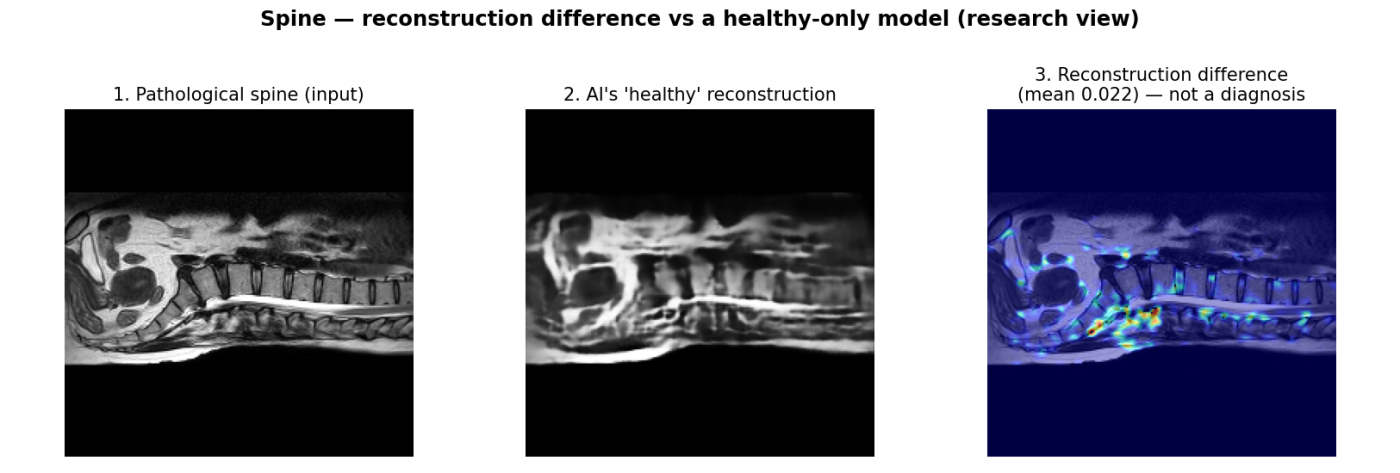
#> input picture assets/failed_anomaly_detector.png, 1400 x 473 px
$ python -i spine_deep_segmentation.py   (imports and definitions only)
#> lines starting #> are read from the running program, lines starting #| are printed output that depends on the picture; after the words box and inside, x2 and y2 are one past the last pixel; in counts of white or black regions, pixels touching at a corner belong together
"""
spine_deep_segmentation.py   --   unsupervised DEEP segmentation for spine MRI

The organisers require spine models that need NO annotations for training. Our
earlier spine segmentation was intensity clustering (k-means, then SLIC), which
is not a learned model and cannot represent structure — it only groups
brightness. This replaces it with a genuinely trained network.

Method: differentiable feature clustering (Kanezaki, "Unsupervised Image
Segmentation by Backpropagation", ICASSP 2018), with a superpixel consistency
prior. A small CNN is optimised directly on the image being segmented:

  1. The CNN maps every pixel to a feature vector over K candidate classes.
  2. Its own argmax is taken as a pseudo-label target.
  3. Two losses are minimised together:
       - feature loss: cross-entropy to that pseudo-label, which sharpens
         each pixel's commitment to one class;
       - continuity loss: L1 between horizontally and vertically neighbouring
         feature maps, which forces spatially coherent regions rather than
         speckle;
       - superpixel prior: each SLIC superpixel is forced to a single label,
         which anchors boundaries to real image edges.
  4. Repeating this collapses K candidate classes down to however many
     distinct structures the image actually supports.

No labels are used at any point — the supervision comes from the image's own
structure. This is self-supervised learning in the strict sense, and it is a
trained neural network, not a clustering heuristic.
"""

import numpy as np
import torch
import torch.nn as nn
import torch.nn.functional as F

# [1 line that did not run here, left out]


class SegNet(nn.Module):
    """Small fully-convolutional network. Deliberately shallow: it is optimised
    per-image in a fraction of a second, so capacity is not the bottleneck —
    the losses are what shape the output."""

    # [23 lines left out: functions __init__, forward, _superpixels, not called in this run]


def _body_mask(img01: np.ndarray) -> np.ndarray:
    """Pixels that are actually the patient, not air.

    A fixed low threshold (we used `> 0.02`) is wrong here, because this runs on
    the CLAHE-enhanced image and CLAHE amplifies background noise far above any
    such cutoff. The network then spent whole classes describing speckle in the
    air outside the body — visible as coloured blobs floating in the background,
    and a waste of the class budget that left real anatomy under-segmented.

    Otsu picks the tissue/air split from the image's own histogram, then we keep
    the largest connected component (the patient) and close small holes so
    interior dark structures — the canal, the airway — stay inside the mask
    rather than being punched out of it.
    """
    import cv2
    u8 = (np.clip(img01, 0, 1) * 255).astype(np.uint8)
    _t, th = cv2.threshold(u8, 0, 255, cv2.THRESH_BINARY + cv2.THRESH_OTSU)
    k = cv2.getStructuringElement(cv2.MORPH_ELLIPSE, (7, 7))
    th = cv2.morphologyEx(th, cv2.MORPH_CLOSE, k, iterations=2)
    n, lab, stats, _c = cv2.connectedComponentsWithStats((th > 0).astype(np.uint8), 8)
    if n > 1:
        biggest = 1 + int(np.argmax(stats[1:, cv2.CC_STAT_AREA]))
        th = (lab == biggest).astype(np.uint8) * 255
    # Fill enclosed holes so the canal and airway count as inside the body — but
    # only SMALL ones. Filling every enclosed region also swallows the large
    # concave pocket under the neck, which is air, and colouring it makes the
    # segmentation look like it is labelling nothing.
    ff = th.copy()
    h, w = ff.shape
    cv2.floodFill(ff, np.zeros((h + 2, w + 2), np.uint8), (0, 0), 255)
    holes = cv2.bitwise_not(ff)
    hn, hlab, hstats, _hc = cv2.connectedComponentsWithStats((holes > 0).astype(np.uint8), 8)
    max_hole = 0.03 * h * w
    keep = np.zeros_like(th)
    for i in range(1, hn):
        if hstats[i, cv2.CC_STAT_AREA] <= max_hole:
            keep[hlab == i] = 255
    m = (th | keep) > 0
    # if Otsu misfires on a very low-contrast scan, fall back rather than
    # returning a mask that covers almost nothing
    return m if m.mean() > 0.02 else (img01 > 0.02)


# [90 lines left out: function segment, not called in this run]


DISTINCT = np.array([
    [66, 135, 245], [80, 200, 120], [240, 170, 60], [220, 90, 90],
    [170, 110, 220], [60, 200, 210], [235, 130, 190], [150, 160, 90],
    [110, 140, 200], [200, 200, 110], [130, 200, 160], [230, 150, 120],
], dtype=np.uint8)


# [118 lines left out: functions vertebra_instances, overlay_instances, colorize, overlay, not called in this run]

>>> import cv2
>>> picture = cv2.imread('../assets/failed_anomaly_detector.png', cv2.IMREAD_GRAYSCALE)
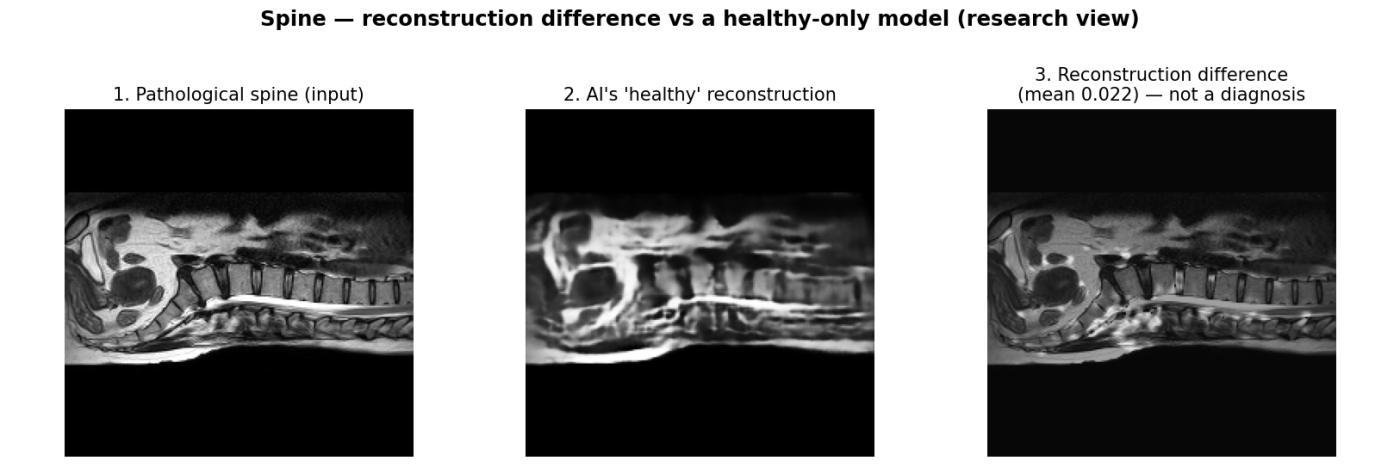
#> picture: shape (473, 1400); min 0, max 255, mean 133.3
>>> result = _body_mask(picture)
#> in _body_mask, `u8 = (np.clip(img01, 0, 1) * 255).astype(np.uint8)`:
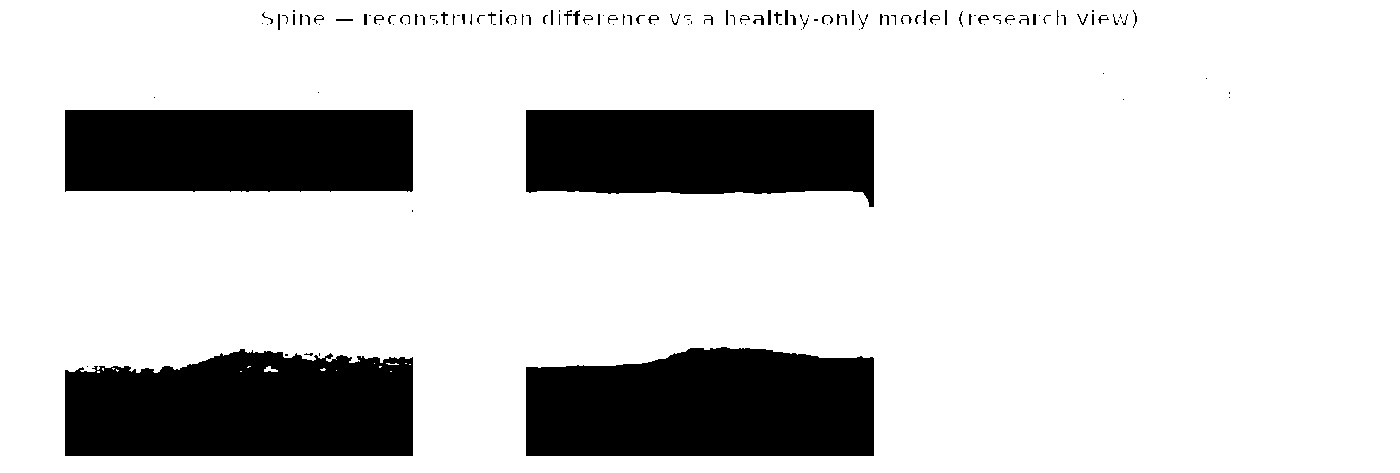
#> u8: shape (473, 1400); 80.9% white; 136 black regions (72 under 20 px), largest, box (x1, y1, x2, y2) and area: (526, 347, 874, 456) 34207, (65, 349, 413, 456) 32911, (526, 110, 874, 207) 28791
#> in _body_mask, `th = cv2.morphologyEx(th, cv2.MORPH_CLOSE, k, iterations=2)`:
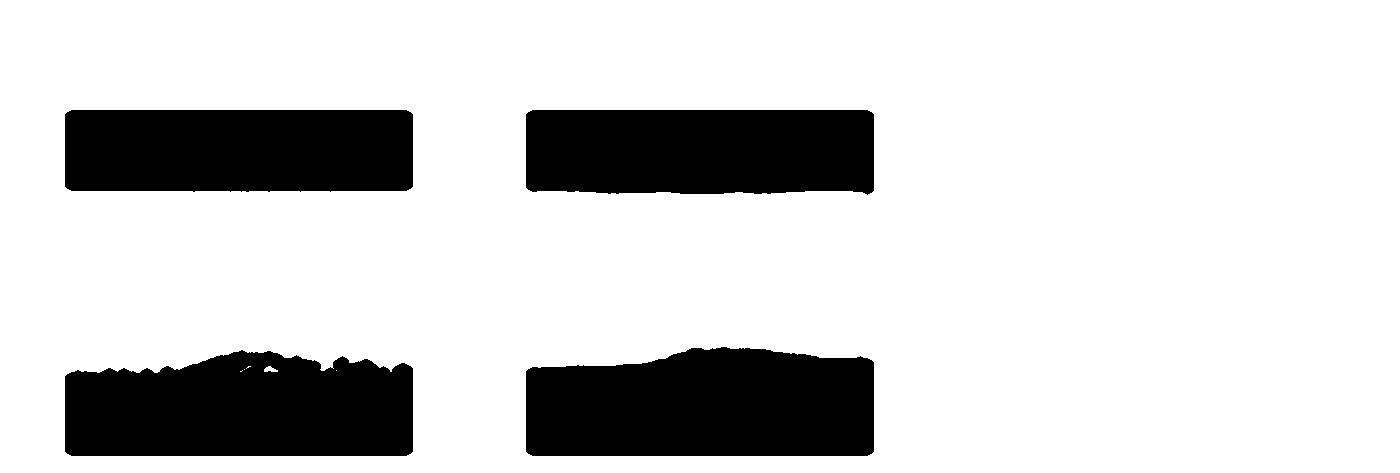
#> th: shape (473, 1400); 81.4% white; 4 black regions, box (x1, y1, x2, y2) and area: (526, 347, 874, 456) 34139, (65, 350, 413, 456) 32138, (526, 110, 874, 195) 28658, (65, 110, 413, 192) 28147
#> in _body_mask, `n, lab, stats, _c = cv2.connectedComponentsWithStats((th > 0).astype(n..`:
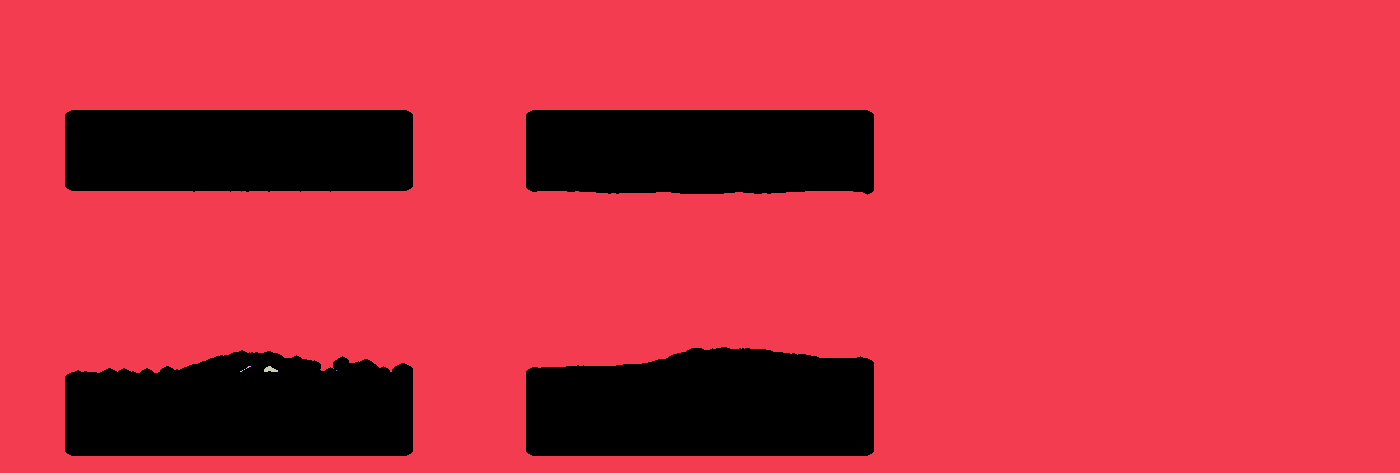
#> lab: shape (473, 1400) int32; 7 distinct labels, from 0 to 6; one colour per label, 0 black
#> in _body_mask, `n, lab, stats, _c = cv2.connectedComponentsWithStats((th > 0).astype(n..`: n = 7; stats = [[65, 110, 809, 346, 123082], [0, 0, 1400, 473, 539052], [246, 366, 5, 3, 6], [264, 366, 14, 6, 55], [244, 369, 1, 1, 1], [240, 370, 3, 2, 3], [336, 370, 1, 1, 1]]
#> in _body_mask, `biggest = 1 + int(np.argmax(stats[1:, cv2.CC_STAT_AREA]))`: biggest = 1
#> in _body_mask, `th = (lab == biggest).astype(np.uint8) * 255`: th: shape (473, 1400); 81.4% white; 4 black regions, box (x1, y1, x2, y2) and area: (526, 347, 874, 456) 34139, (65, 350, 413, 456) 32204, (526, 110, 874, 195) 28658, (65, 110, 413, 192) 28147
#> in _body_mask, `hn, hlab, hstats, _hc = cv2.connectedComponentsWithStats((holes > 0).a..`:
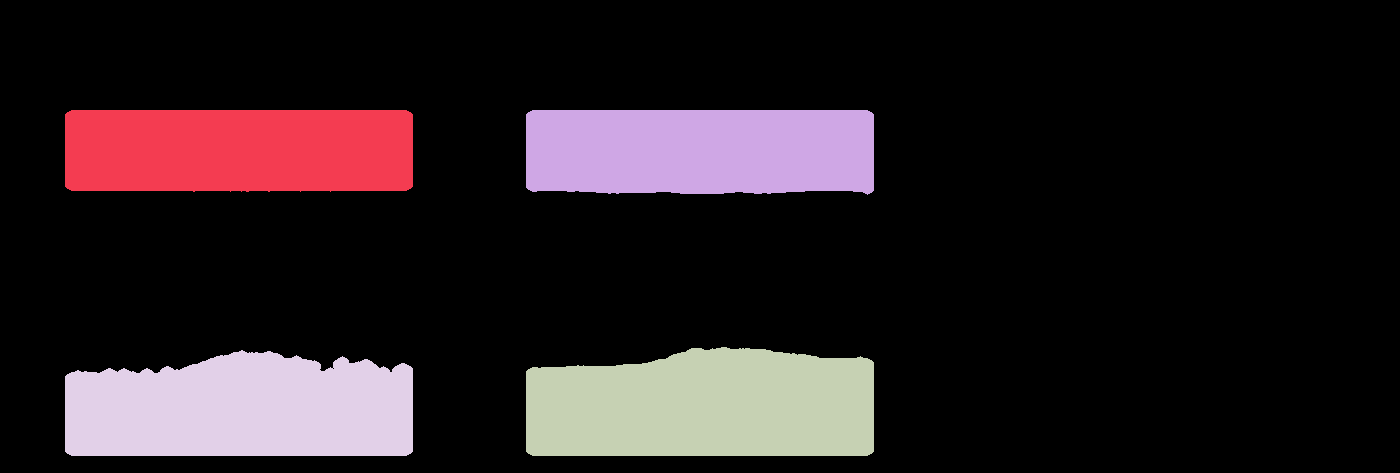
#> hlab: shape (473, 1400) int32; 5 distinct labels, from 0 to 4; one colour per label, 0 black
#> in _body_mask, `hn, hlab, hstats, _hc = cv2.connectedComponentsWithStats((holes > 0).a..`: hn = 5; hstats = [[0, 0, 1400, 473, 539052], [65, 110, 348, 82, 28147], [526, 110, 348, 85, 28658], [526, 347, 348, 109, 34139], [65, 350, 348, 106, 32204]]
#> after the loop in _body_mask, `for i in range(1, hn):`: keep: shape (473, 1400); every value is 0

$ run again, on assets/gradcam.png
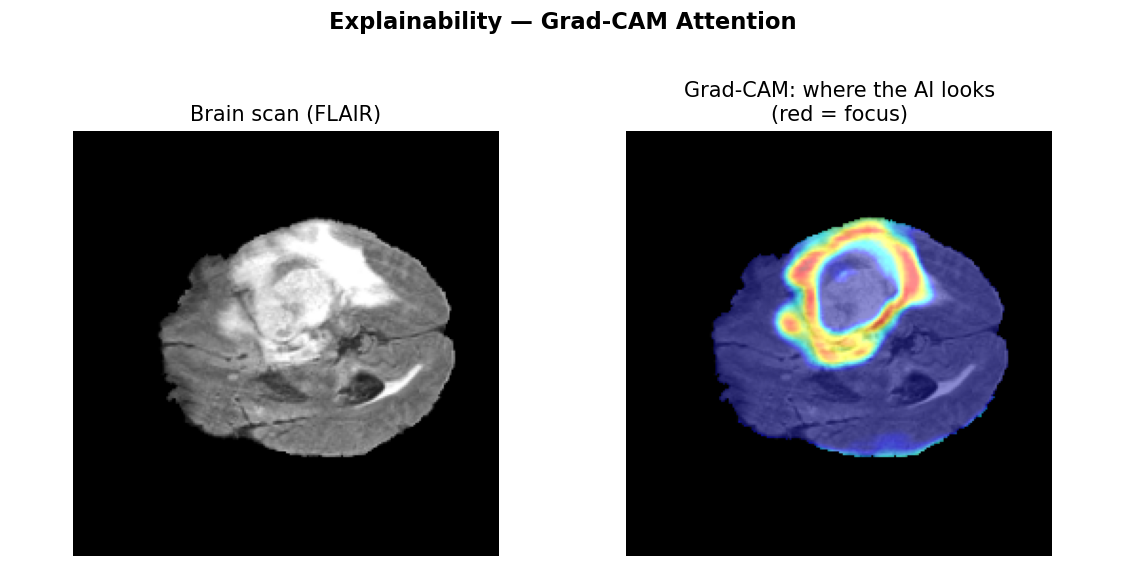
#> input picture assets/gradcam.png, 1125 x 575 px
#> u8: shape (575, 1125); 60.6% white; 201 black regions (160 under 20 px), largest, box (x1, y1, x2, y2) and area: (626, 131, 1052, 556) 125696, (73, 131, 499, 556) 125676, (648, 12, 665, 29) 151
#> in _body_mask, `n, lab, stats, _c = cv2.connectedComponentsWithStats((th > 0).astype(n..`:
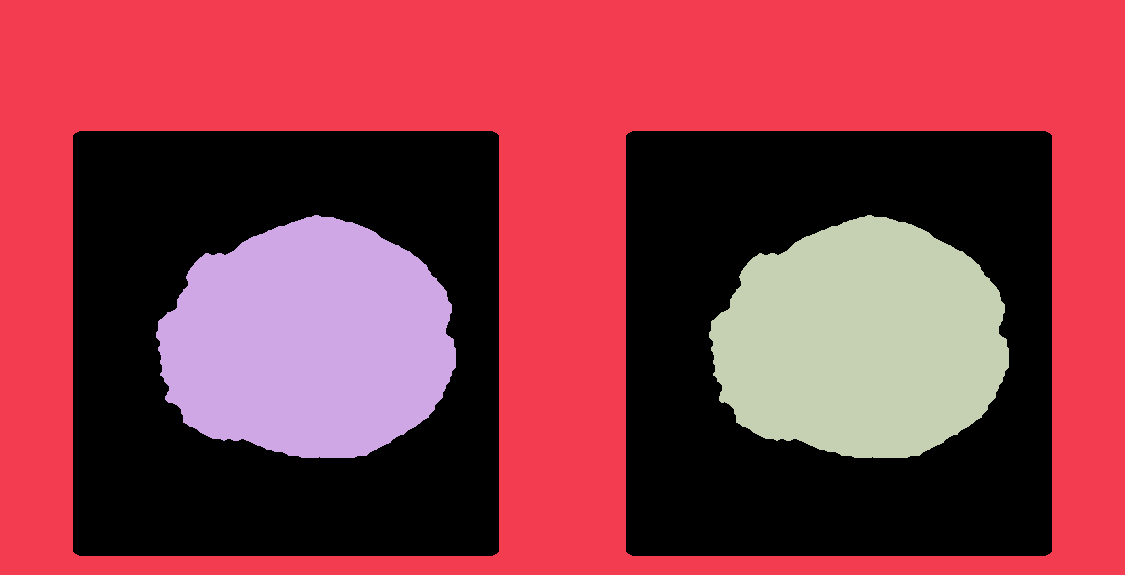
#> lab: shape (575, 1125) int32; 4 distinct labels, from 0 to 3; one colour per label, 0 black
#> n = 4; stats = [[73, 131, 979, 425, 250768], [0, 0, 1125, 575, 284879], [156, 215, 300, 243, 55621], [709, 215, 300, 243, 55607]]
#> biggest = 1
#> holes: shape (575, 1125); 56% white; 1 black region, box (x1, y1, x2, y2) and area: (0, 0, 1125, 575) 284879
#> in _body_mask, `hn, hlab, hstats, _hc = cv2.connectedComponentsWithStats((holes > 0).a..`:
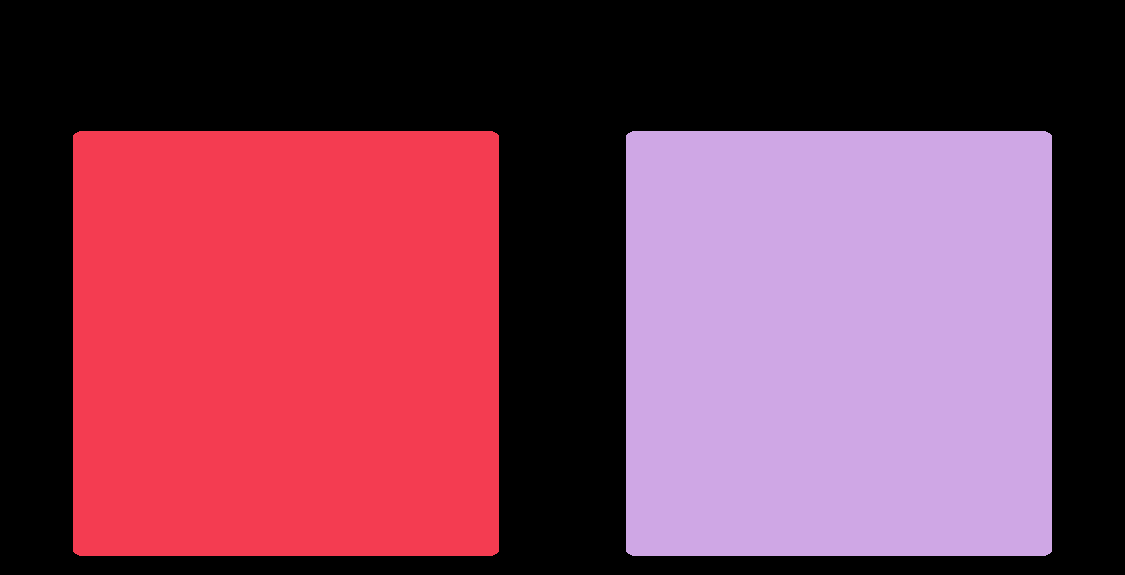
#> hlab: shape (575, 1125) int32; 3 distinct labels, from 0 to 2; one colour per label, 0 black
#> hn = 3; hstats = [[0, 0, 1125, 575, 284879], [73, 131, 426, 425, 180998], [626, 131, 426, 425, 180998]]
